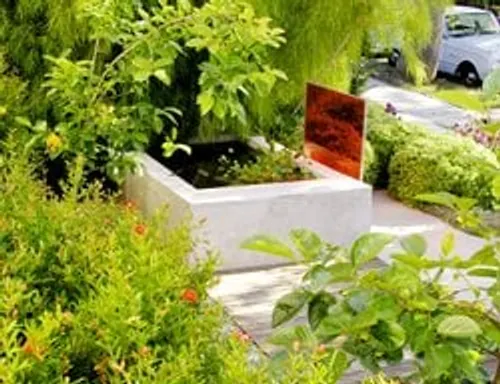
#> input picture OpenCV/Photos/garden.png, 500 x 384 px
$ python colors.py
#> lines starting #> are read from the running program, lines starting #| are printed output that depends on the picture
import cv2 as cv

img = cv.imread('Photos/garden.png')
#> img is the input picture: shape (384, 500, 3); mean B, G, R 66.4, 148.1, 139.9
cv.imshow('garden',img)
#default -> BGR

gray = cv.cvtColor(img,cv.COLOR_BGR2GRAY)
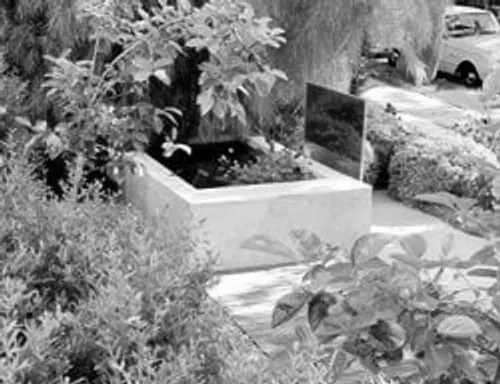
#> gray: shape (384, 500); min 0, max 255, mean 136.3
cv.imshow('garden gray',gray)

##HSV - huge sentration value
hsv = cv.cvtColor(img,cv.COLOR_BGR2HSV)
#> hsv: shape (384, 500, 3); mean H, S, V 35.4, 160.7, 152.3
cv.imshow('hsv format',hsv)

# LAB or l*a*b
lab = cv.cvtColor(img,cv.COLOR_BGR2LAB)
#> lab: shape (384, 500, 3); mean of channels 0, 1, 2 149.8, 114.4, 166.9
cv.imshow('lab format',lab)
cv.waitKey(0)
